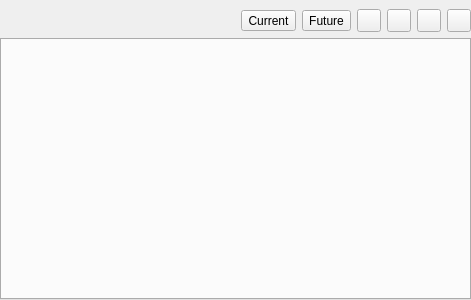
<?xml version="1.0" encoding="UTF-8"?>
<ui version="4.0">
 <class>PluginDockWidgetBase</class>
 <widget class="QDockWidget" name="PluginDockWidgetBase">
  <property name="geometry">
   <rect>
    <x>0</x>
    <y>0</y>
    <width>471</width>
    <height>300</height>
   </rect>
  </property>
  <property name="allowedAreas">
   <set>Qt::BottomDockWidgetArea|Qt::TopDockWidgetArea</set>
  </property>
  <property name="windowTitle">
   <string>Paddock Power</string>
  </property>
  <widget class="QWidget" name="dockWidgetContents">
   <layout class="QVBoxLayout" name="verticalLayout">
    <property name="leftMargin">
     <number>0</number>
    </property>
    <property name="rightMargin">
     <number>0</number>
    </property>
    <property name="bottomMargin">
     <number>0</number>
    </property>
    <item>
     <layout class="QHBoxLayout" name="headerLayout">
      <property name="spacing">
       <number>6</number>
      </property>
      <property name="sizeConstraint">
       <enum>QLayout::SetDefaultConstraint</enum>
      </property>
      <item>
       <spacer name="toolbarSpacer">
        <property name="orientation">
         <enum>Qt::Horizontal</enum>
        </property>
        <property name="sizeType">
         <enum>QSizePolicy::MinimumExpanding</enum>
        </property>
        <property name="sizeHint" stdset="0">
         <size>
          <width>0</width>
          <height>0</height>
         </size>
        </property>
       </spacer>
      </item>
      <item>
       <widget class="QToolButton" name="currentTimeframeButton">
        <property name="toolTip">
         <string>Show the Property as it is now</string>
        </property>
        <property name="whatsThis">
         <string>Click the Current toggle button to show a view of the Property as it is now, displaying Built and Superseded infrastructure</string>
        </property>
        <property name="text">
         <string>Current</string>
        </property>
        <property name="icon">
         <iconset>
          <normaloff>:/plugins/paddock_power/images/current.png</normaloff>:/plugins/paddock_power/images/current.png</iconset>
        </property>
        <property name="checkable">
         <bool>true</bool>
        </property>
        <property name="toolButtonStyle">
         <enum>Qt::ToolButtonTextBesideIcon</enum>
        </property>
       </widget>
      </item>
      <item>
       <widget class="QToolButton" name="futureTimeframeButton">
        <property name="toolTip">
         <string>Show the Property with all planned changes</string>
        </property>
        <property name="whatsThis">
         <string>Click the Future toggle button to show a view of plans for the Property, displaying Built, Drafted and Planned infrastructure</string>
        </property>
        <property name="text">
         <string>Future</string>
        </property>
        <property name="icon">
         <iconset>
          <normaloff>:/plugins/paddock_power/images/future.png</normaloff>:/plugins/paddock_power/images/future.png</iconset>
        </property>
        <property name="checkable">
         <bool>true</bool>
        </property>
        <property name="toolButtonStyle">
         <enum>Qt::ToolButtonTextBesideIcon</enum>
        </property>
       </widget>
      </item>
      <item>
       <widget class="QToolButton" name="sketchFenceButton">
        <property name="toolTip">
         <string>Sketch a Fence …</string>
        </property>
        <property name="whatsThis">
         <string>Interactively sketch a new Fence on the map, using right-click to finish sketching. Once you finish your sketch, a Drafted Fence is created. Plan and then Build the Fence to see its impact in the form of new Paddocks, changed watering and changed carrying capacities.</string>
        </property>
        <property name="text">
         <string/>
        </property>
        <property name="icon">
         <iconset>
          <normaloff>:/plugins/paddock_power/images/new-fence.png</normaloff>:/plugins/paddock_power/images/new-fence.png</iconset>
        </property>
       </widget>
      </item>
      <item>
       <widget class="QToolButton" name="sketchPipelineButton">
        <property name="toolTip">
         <string>Sketch a Pipeline …</string>
        </property>
        <property name="whatsThis">
         <string>Interactively sketch a new Pipeline on the map, using right-click to finish sketching. Once you finish your sketch, a Drafted Pipeline is created.</string>
        </property>
        <property name="text">
         <string/>
        </property>
        <property name="icon">
         <iconset>
          <normaloff>:/plugins/paddock_power/images/new-pipeline.png</normaloff>:/plugins/paddock_power/images/new-pipeline.png</iconset>
        </property>
       </widget>
      </item>
      <item>
       <widget class="QToolButton" name="sketchWaterpointButton">
        <property name="toolTip">
         <string>Sketch a Waterpoint …</string>
        </property>
        <property name="whatsThis">
         <string>Interactively sketch a new Waterpoint on the map, using right-click to finish sketching. Once you finish your sketch, a Drafted Waterpoint is created with default attributes. Change the Waterpoint Type and Near and Far Grading radiuses to change the way its behaviour is modelled by Paddock Power.</string>
        </property>
        <property name="text">
         <string/>
        </property>
        <property name="icon">
         <iconset>
          <normaloff>:/plugins/paddock_power/images/new-waterpoint.png</normaloff>:/plugins/paddock_power/images/new-waterpoint.png</iconset>
        </property>
       </widget>
      </item>
      <item>
       <widget class="QToolButton" name="extractCsvButton">
        <property name="toolTip">
         <string>Extract Features to CSV …</string>
        </property>
        <property name="whatsThis">
         <string>Extract current features to CSV</string>
        </property>
        <property name="text">
         <string/>
        </property>
        <property name="icon">
         <iconset>
          <normaloff>:/plugins/paddock_power/images/extract-csv.png</normaloff>:/plugins/paddock_power/images/extract-csv.png</iconset>
        </property>
       </widget>
      </item>
     </layout>
    </item>
    <item>
     <widget class="QTabWidget" name="tabWidget">
      <property name="tabPosition">
       <enum>QTabWidget::North</enum>
      </property>
      <property name="tabShape">
       <enum>QTabWidget::Rounded</enum>
      </property>
     </widget>
    </item>
   </layout>
  </widget>
 </widget>
 <resources/>
 <connections/>
</ui>
